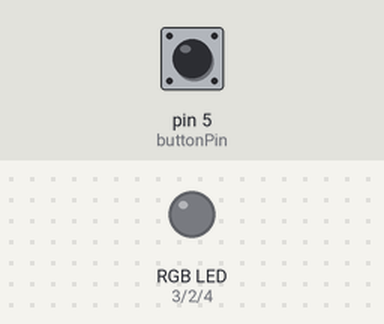
The sketch below on a simulated Arduino Nano, built with avr-gcc and run on an emulated ATmega328P. On the bench: an RGB LED mixed from three pins (HIGH = lit). The test bench sets the inputs (shaded band); at power-on: pin 5 (buttonPin) HIGH.

Above: at 1.2 s.
1.3 s: pin 5 (buttonPin) pulled LOW for 0.15 s
At 1.6 s:
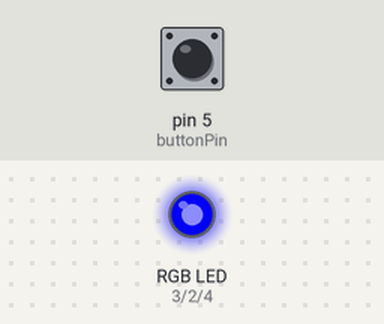
2.9 s: pin 5 (buttonPin) pulled LOW for 1 s
At 4.0 s:
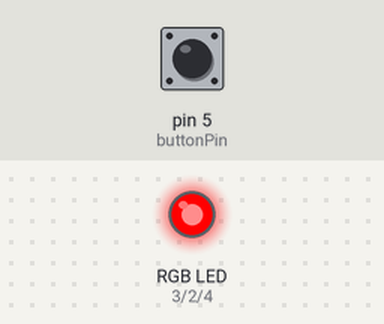
5.4 s: pin 5 (buttonPin) pulled LOW for 0.15 s
At 6.0 s:
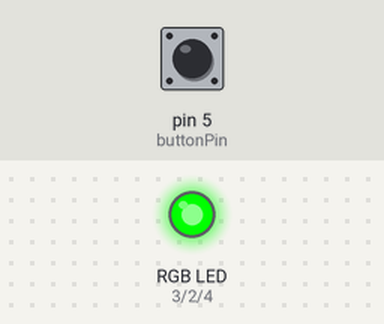
7.0 s: pin 5 (buttonPin) pulled LOW for 3.2 s
At 8.4 s:
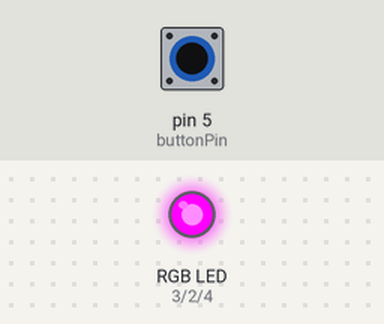
Timing chart, 0 to 10.0 s (numbered marks = the images above; inputs shaded):
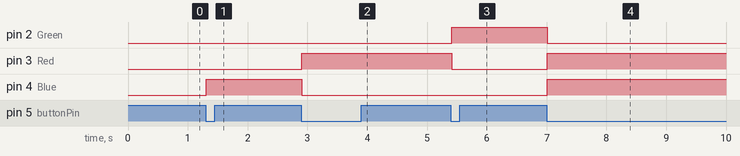

Measured:
- after the input at 1.3 s, pin 4 (Blue): LOW → HIGH at once
- after the input at 2.9 s, pin 3 (Red): LOW → HIGH at once; pin 4 (Blue): HIGH → LOW at once
- after the input at 5.4 s, pin 2 (Green): LOW → HIGH at once; pin 3 (Red): HIGH → LOW at once
- after the input at 7.0 s, pin 2 (Green): HIGH → LOW at once; pin 3 (Red), pin 4 (Blue): LOW → HIGH at once

The sketch:

3RGB.ino
```cpp
//RGB Switching lights for the other room. Nano V3 - 12V INPUT - Switching MOSFETs Ground using tindie.com/stores/DrAzzy 4 Channel Mosfet Driver
//LEDs Color Yellow and White not possible
#include <Bounce2.h>

#define buttonPin  5
#define Blue       4
#define Red        3
#define Green      2

int counter = 0;

Bounce bounce = Bounce();

void setup() {

  Serial.begin(9600);
  pinMode(Blue, OUTPUT);
  pinMode(Red, OUTPUT);
  pinMode(Green, OUTPUT);
  bounce.attach(buttonPin, INPUT_PULLUP);

}

void loop() {
  bounce.update();

  if (bounce.fell()) {
    counter++;
  }

  whichColor();

}

void whichColor () {
  switch (counter) {

    //Off - If for some unknown reason LED or MOSFETS are still on
    case 0:
      for (int i = 0; i < 5; i++) {
        digitalWrite(i, LOW);
      }
      break;

    //Blue
    case 1:
      digitalWrite(Blue, HIGH);
      break;

    //Red
    case 2:
      digitalWrite(Red, HIGH);
      digitalWrite(Blue, LOW);
      break;

    //Green
    case 3:
      digitalWrite(Red, LOW);
      digitalWrite(Green, HIGH);
      break;

    //Violet
    case 4:
      digitalWrite(Red, HIGH);
      digitalWrite(Green, LOW);
      digitalWrite(Blue, HIGH);
      break;

    //Off
    case 5:
      for (int i = 0; i < 5; i++) {
        digitalWrite(i, LOW);
      }
      counter = 0;
      break;
  }

}
```
